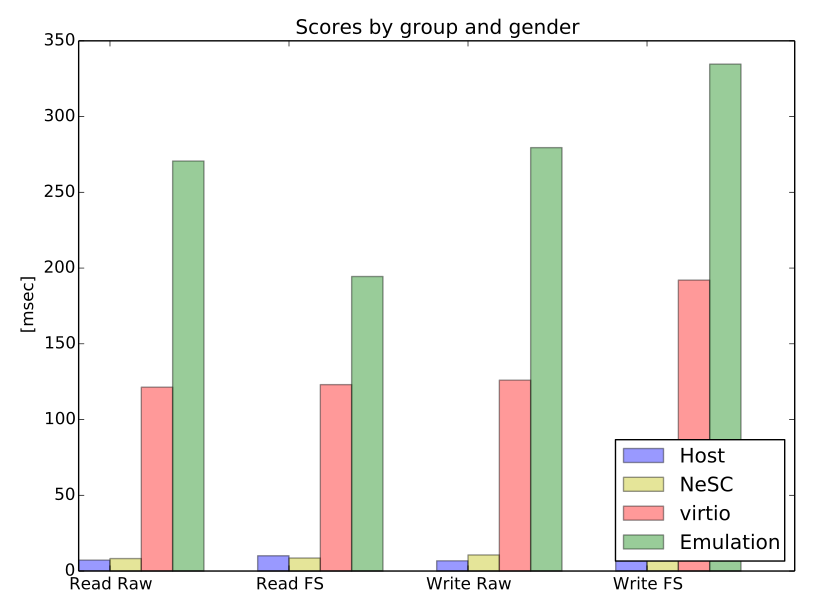

This chart was generated by the following Python code:
import numpy as np
import matplotlib.pyplot as plt

n_groups = 4

bare_metal = (7.23,10.11,6.77,10.15)
virtio = (121.37,123.07,126.019,192.06)
direct = (8.23396,8.61248,10.6226,14.8398)
emulation = (270.664,194.438,279.497,334.613)



fig, ax = plt.subplots()
index = np.arange(0,n_groups*2,2)
error_config = {'ecolor': '0.3'}
opacity = 0.4
bar_width = 0.35



rects1 = plt.bar(index, bare_metal, bar_width,
                 alpha=opacity,
                 color='b',
#                 yerr=std_men,
                 error_kw=error_config,
                 label='Host')

rects3 = plt.bar(index + bar_width, direct, bar_width,
                 alpha=opacity,
                 color='y',
 #                yerr=std_women,
                 error_kw=error_config,
                 label='NeSC')

rects2 = plt.bar(index + bar_width*2, virtio, bar_width,
                 alpha=opacity,
                 color='r',
 #                yerr=std_women,
                 error_kw=error_config,
                 label='virtio')




rects4 = plt.bar(index + bar_width*3, emulation, bar_width,
                 alpha=opacity,
                 color='g',
 #                yerr=std_women,
                 error_kw=error_config,
                 label='Emulation')



#plt.xlabel('Group')
plt.ylabel('[msec]')
plt.title('Scores by group and gender')
plt.xticks(index + bar_width, ('Read Raw', 'Read FS', 'Write Raw', 'Write FS' ))
plt.legend(loc =4)

plt.tight_layout()
plt.show()
